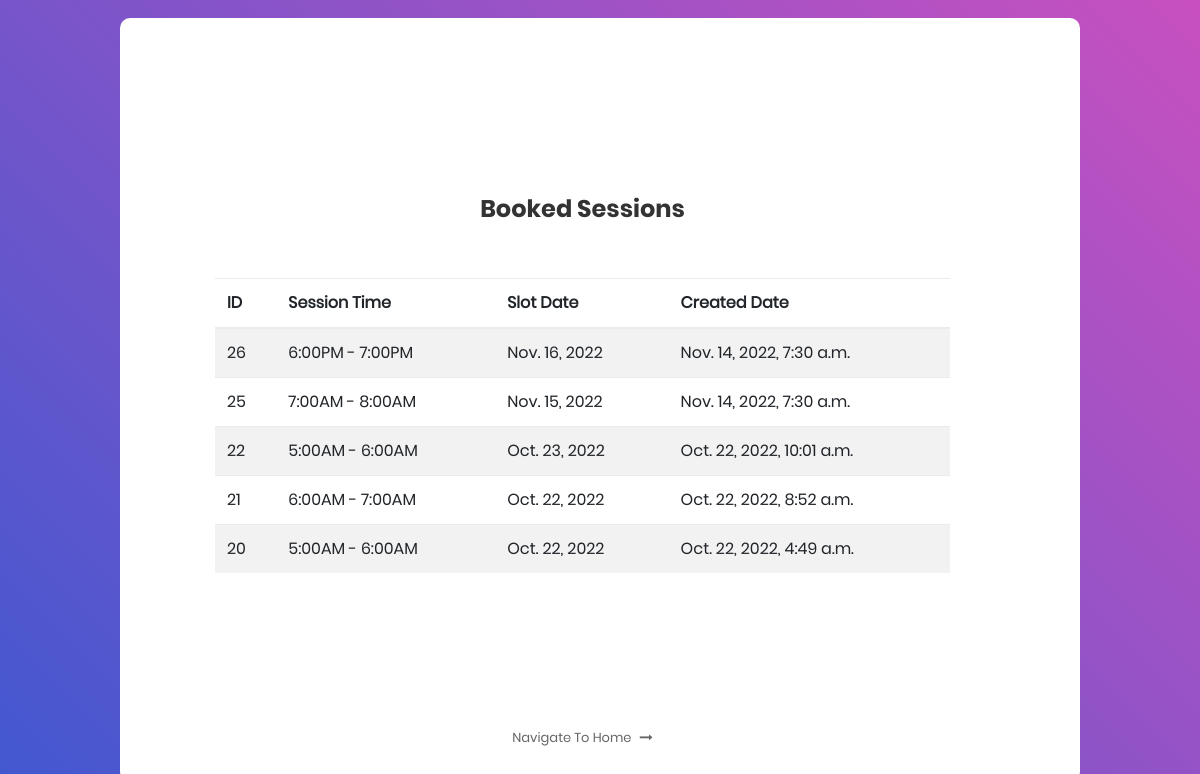
/list-booked-slots/ (signed in), run on the app's committed database.
### SessionManager/models.py (models this page shows, shortened)
class BookSession(models.Model):
    slot = models.ForeignKey(Session, on_delete=models.CASCADE)
    user = models.ForeignKey(User, on_delete=models.PROTECT,blank=True, null=True, editable=False)
    created_date = models.DateTimeField(auto_now_add=True, blank=True, null=True)
    slot_date = models.DateField(blank=True)
    is_duplicate = False
    '''
    def __str__(self):
        return "hello"
    '''

class Session(models.Model):
    ME_choice = (
        ("Morning", 'morning'),
        ("Evening", 'evening'),
    )
    session_time = models.CharField(max_length=15)
    members_count = models.IntegerField(default=12)
    ME = models.CharField(max_length=255, choices=ME_choice, blank=True)
    def __str__(self):
        return self.session_time

### SessionManager/views.py (the view)
# urls.py: path('list-booked-slots/', sess_views.view_booked_slots, name="list_booked_slots"),
def view_booked_slots(request):
    sess = BookSession.objects.filter(user=request.user).order_by("-id")
    return render(request, "BaseApp/list_booked_slots.html", context={"sess" : sess})

### BaseApp/templates/BaseApp/list_booked_slots.html (shortened to what this page needs)
{% extends 'BaseApp/login_form.html' %}
{% load static %}
{% block "Form" %}
<div class="" style="width:100%;">
					<span class="login100-form-title">
						Booked Sessions
					</span>
                   <table class="table table-striped" style="width:100%;align:center;">
                       <thead>
                    <tr>
                        <th>ID</th>
                        <th>Session Time</th>
                        <th>Slot Date</th>
                        <th>Created Date</th>
                    </tr>
                </thead>
                <tbody>
                    {% for ses in sess %}
                        <tr>
                            <td>{{ ses.id }}</td>
                            <td>{{ ses.slot }}</td>
                            <td>{{ ses.slot_date }}</td>
                            <td>{{ ses.created_date }}</td>
                        </tr>
                    {% endfor %}
                </tbody>
                   </table>
					<div class="text-center p-t-136">
						<a class="txt2" href="{% url 'home' %}">
							Navigate To Home
							<i class="fa fa-long-arrow-right m-l-5" aria-hidden="true"></i>
						</a>
					</div>
				</div>
{% endblock %}

### BaseApp/templates/BaseApp/login_form.html (shortened to what this page needs)
{% load static %}
<!DOCTYPE html>
<html lang="en">
<head>
	<link rel="stylesheet" type="text/css" href="{% static 'BaseApp/LoginForm/vendor/bootstrap/css/bootstrap.min.css' %}">
	<link rel="stylesheet" type="text/css" href="{% static 'BaseApp/LoginForm/fonts/font-awesome-4.7.0/css/font-awesome.min.css' %}">
	<link rel="stylesheet" type="text/css" href="{% static 'BaseApp/LoginForm/vendor/animate/animate.css' %}">
	<link rel="stylesheet" type="text/css" href="{% static 'BaseApp/LoginForm/vendor/css-hamburgers/hamburgers.min.css' %}">
	<link rel="stylesheet" type="text/css" href="{% static 'BaseApp/LoginForm/vendor/select2/select2.min.css' %}">
	<link rel="stylesheet" type="text/css" href="{% static 'BaseApp/LoginForm/css/util.css' %}">
	<link rel="stylesheet" type="text/css" href="{% static 'BaseApp/LoginForm/css/main.css' %}">
</head>
<body>
	<div class="limiter">
		<div class="container-login100">
			<div class="wrap-login100">
				{% block "Form" %}{% endblock %}
			</div>
		</div>
	</div>
</body>
</html>

### BaseApp/static/BaseApp/LoginForm/css/main.css (style rules this page uses)
* { margin: 0px; padding: 0px; box-sizing: border-box; }
body, html { height: 100%; font-family: Poppins-Regular, sans-serif; }
a { font-family: Poppins-Regular; font-size: 14px; line-height: 1.7; color: #666666; margin: 0px; transition: all 0.4s; -webkit-transition: all 0.4s; -o-transition: all 0.4s; -moz-transition: all 0.4s; }
.txt2 { font-family: Poppins-Regular; font-size: 13px; line-height: 1.5; color: #666666; }
.limiter { width: 100%; margin: 0 auto; }
.container-login100 { width: 100%; min-height: 100vh; display: -webkit-box; display: -webkit-flex; display: -moz-box; display: -ms-flexbox; display: flex; flex-wrap: wrap; justify-content: center; align-items: center; padding: 15px; background: #9053c7; background: -webkit-linear-gradient(-135deg, #c850c0, #4158d0); background: -o-linear-gradient(-135deg, #c850c0, #4158d0); background: -moz-linear-gradient(-135deg, #c850c0, #4158d0); background: linear-gradient(-135deg, #c850c0, #4158d0); }
.wrap-login100 { width: 960px; background: #fff; border-radius: 10px; overflow: hidden; display: -webkit-box; display: -webkit-flex; display: -moz-box; display: -ms-flexbox; display: flex; flex-wrap: wrap; justify-content: space-between; padding: 177px 130px 33px 95px; }
.login100-form-title { font-family: Poppins-Bold; font-size: 24px; color: #333333; line-height: 1.2; text-align: center; width: 100%; display: block; padding-bottom: 54px; }

### data on the page
BookSession: id "26", slot "6:00PM - 7:00PM", slot_date "Nov. 16, 2022", created_date "Nov. 14, 2022, 7:30 a.m."
BookSession: id "25", slot "7:00AM - 8:00AM", slot_date "Nov. 15, 2022", created_date "Nov. 14, 2022, 7:30 a.m."
BookSession: id "22", slot "5:00AM - 6:00AM", slot_date "Oct. 23, 2022", created_date "Oct. 22, 2022, 10:01 a.m."
BookSession: id "21", slot "6:00AM - 7:00AM", slot_date "Oct. 22, 2022", created_date "Oct. 22, 2022, 8:52 a.m."
BookSession: id "20", slot "5:00AM - 6:00AM", slot_date "Oct. 22, 2022", created_date "Oct. 22, 2022, 4:49 a.m."
